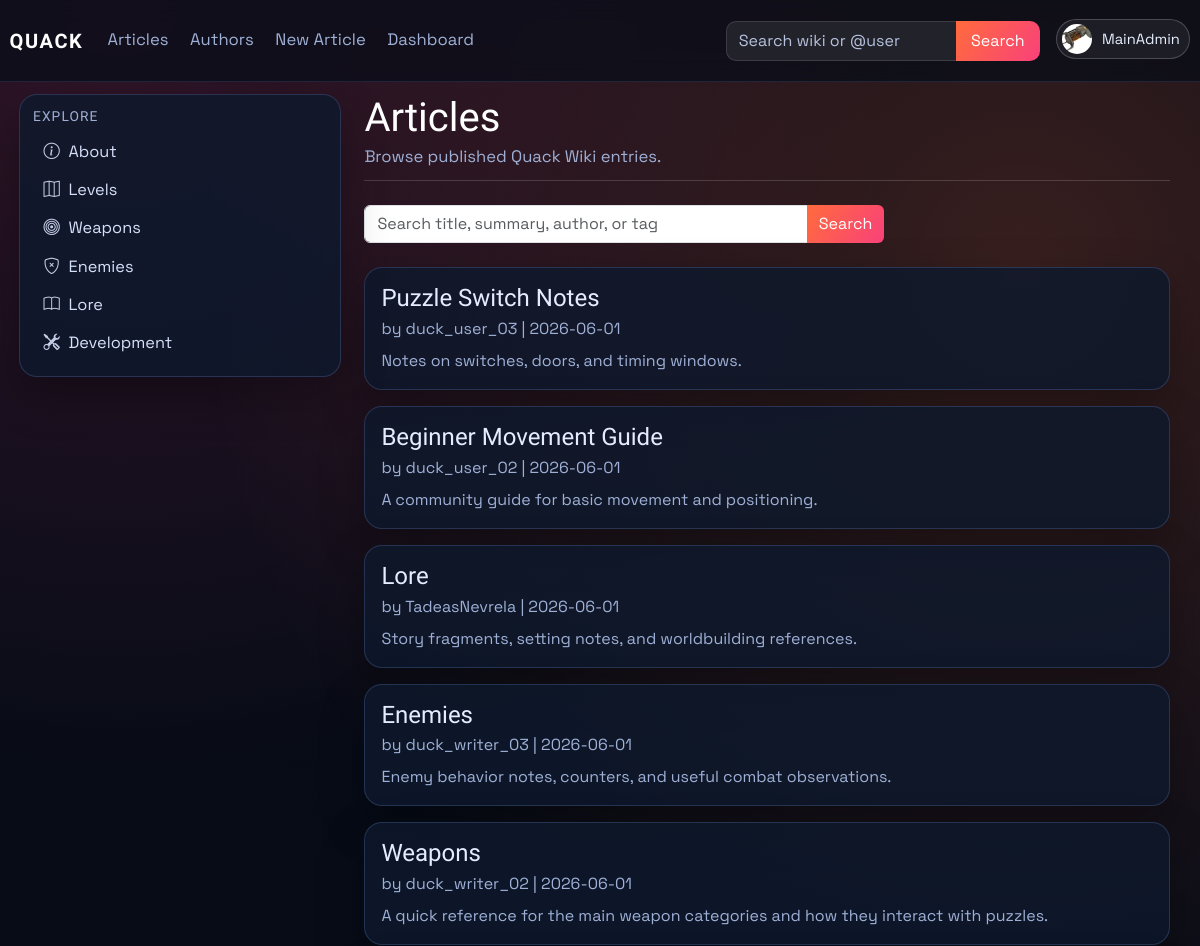
Page /articles (signed in, upper part) on the earlier database version.
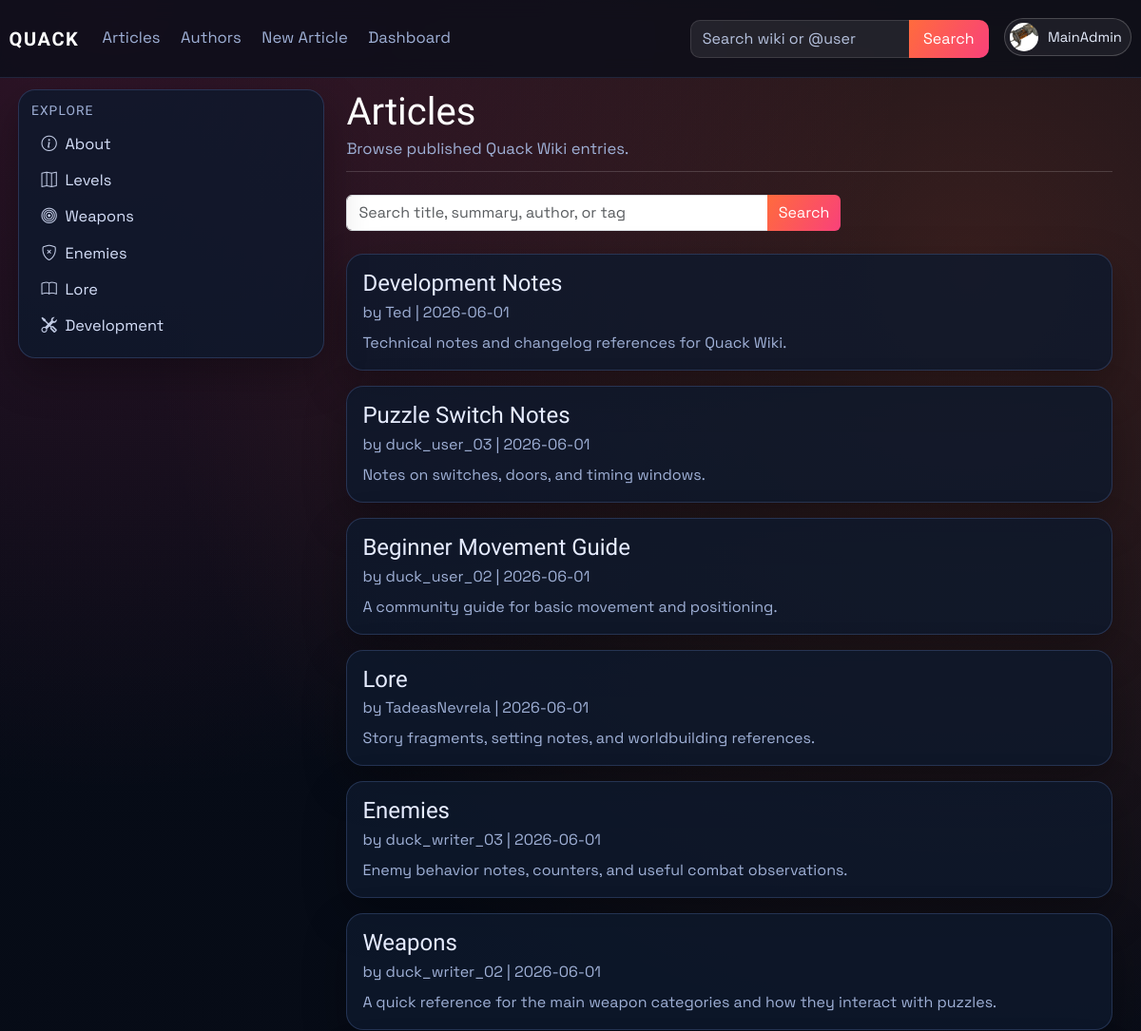
Same page on the later database version.
### models.py (models this page shows, shortened)
class Article(db.Model):
    id = db.Column(db.Integer, primary_key=True)
    title = db.Column(db.String(120), unique=True, nullable=False)
    author = db.Column(db.String(120), nullable=False)
    created_at = db.Column(db.DateTime, default=datetime.utcnow)
    image_url = db.Column(db.String(120), default='default.png')
    summary = db.Column(db.Text)
    content = db.Column(db.Text, nullable=False)
    infobox_data = db.Column(db.Text, nullable=True)
    tags = db.Column(db.JSON, default=list)
    status = db.Column(db.String(20), default='pending', nullable=False)
    approved_by = db.Column(db.String(120), nullable=True)
    approved_at = db.Column(db.DateTime, nullable=True)
    is_archived = db.Column(db.Boolean, default=False, nullable=False)
    archived_at = db.Column(db.DateTime, nullable=True)

class User(db.Model, UserMixin):
    id = db.Column(db.Integer, primary_key=True)
    username = db.Column(db.String(120), unique=True, nullable=False)
    email = db.Column(db.String(120), unique=True, nullable=False)
    password_hash = db.Column(db.String(128), nullable=False)
    profile_image_url = db.Column(db.String(120), nullable=True)
    public_display_name = db.Column(db.String(80), nullable=True)
    public_bio = db.Column(db.Text, nullable=True)
    created_at = db.Column(db.DateTime, default=datetime.utcnow)
    role = db.Column(db.String(30), default='user')
    is_archived = db.Column(db.Boolean, default=False, nullable=False)
    archived_at = db.Column(db.DateTime, nullable=True)

### main.py (the view)
@app.route('/articles')
def articles():
    search = (request.args.get('q') or '').strip()
    query = Article.query.filter(
        Article.is_archived.is_(False),
        func.lower(func.trim(Article.status)) == 'approved',
    )
    article_list = query.order_by(Article.created_at.desc()).all()
    article_list = [article_obj for article_obj in article_list if article_is_public(article_obj)]
    if search:
        article_list = [article_obj for article_obj in article_list if article_matches_search(article_obj, search)]
    article_links = {article.id: article_public_url(article) for article in article_list}
    author_users = active_users_by_username(article.author for article in article_list)
    return render_template(
        'articles.html',
        articles=article_list,
        search=search,
        article_links=article_links,
        author_users=author_users,
    )

### main.py (called while the page is built)
def get_site_settings():
    settings = SiteSettings.query.get(1)
    if not settings:
        settings = SiteSettings(id=1)
        db.session.add(settings)
        db.session.commit()
    return settings

@app.context_processor
def inject_site_settings():
    return {'site_settings': get_site_settings()}

@login_manager.user_loader
def load_user(user_id):
    user = User.query.get(int(user_id))
    if user and user.is_archived:
        return None
    return user

def article_public_url(article_obj: Article) -> str:
    if article_has_tag(article_obj, static_page_tag('about-us')):
        return url_for('about')
    return url_for('article', article_title=article_obj.title)

def normalize_identity(value: str) -> str:
    ascii_value = unicodedata.normalize('NFKD', value or '').encode('ascii', 'ignore').decode('ascii')
    return re.sub(r'[^a-z0-9]+', '', ascii_value.lower())

def article_is_public(article_obj: Article) -> bool:
    if not article_obj or article_obj.is_archived or article_obj.status != 'approved':
        return False
    return bool(find_user_for_article_author(article_obj.author))

def static_page_tag(page_key: str) -> str:
    return f"page:{page_key.strip().lower()}"

### templates/articles.html (shortened to what this page needs)
{% extends "_base.html" %}
{% block content %}
<div class="container-fluid px-0 article-wiki">
    <header class="article-header mb-4">
        <h1 class="article-title">Articles</h1>
        <p class="article-meta mb-0">Browse published Quack Wiki entries.</p>
    </header>
    <form method="GET" action="{{ url_for('articles') }}" class="mb-4" style="max-width: 520px;">
        <div class="input-group">
            <input class="form-control" type="search" name="q" value="{{ search }}" placeholder="Search title, summary, author, or tag">
            <button class="btn btn-brand" type="submit">Search</button>
        </div>
    </form>
    <section class="row g-3">
        {% for article in articles %}
        <div class="col-12">
            <article class="card p-3">
                <h4 class="mb-1"><a href="{{ article_links[article.id] }}">{{ article.title }}</a></h4>
                <p class="article-meta mb-2">
                    by
                    {% set author_user = author_users.get(article.author) %}
                    {% if author_user %}
                    <a href="{{ url_for('public_profile', username=author_user.username) }}">{{ author_user.public_display_name or author_user.username }}</a>
                    {% else %}
                    {{ article.author }}
                    {% endif %}
                    | {{ article.created_at.strftime('%Y-%m-%d') if article.created_at else "Unknown date" }}
                </p>
                <p class="mb-0">{{ article.summary or "No summary available." }}</p>
            </article>
        </div>
        {% else %}
        <div class="col-12">
            <div class="card p-4">
                <p class="mb-0 text-muted">No published articles found.</p>
            </div>
        </div>
        {% endfor %}
    </section>
</div>
{% endblock %}

### templates/partials/tag_link.html
{% macro tag_article_link(tag, label, icon='', class_name='') -%}
<a href="{{ url_for('about') if tag == 'about-us' else url_for('tagged_article', tag=tag) }}"{% if class_name %} class="{{ class_name }}"{% endif %}>
    {% if icon %}<i class="{{ icon }} sidebar-icon"></i>{% endif %}{{ label }}
</a>
{%- endmacro %}

### templates/partials/navbar.html (shortened to what this page needs)
{% from "partials/tag_link.html" import tag_article_link %}
<nav class="navbar navbar-expand-lg main-nav">
    <div class="container-fluid nav-wrap">
        <a class="navbar-brand brand-mark" href="{{ url_for('index') }}">QUACK</a>
        <div class="collapse navbar-collapse" id="navbarNav">
            <ul class="navbar-nav me-auto nav-links">
                <li class="nav-item"><a class="nav-link" href="{{ url_for('articles') }}">Articles</a></li>
                <li class="nav-item"><a class="nav-link" href="{{ url_for('authors') }}">Authors</a></li>
                <li class="nav-item"><a class="nav-link" href="{{ url_for('create_article') }}">New Article</a></li>
                {% if current_user.is_authenticated and current_user.role == "admin" %}
                <li class="nav-item"><a class="nav-link" href="{{ url_for('dashboard_users') }}">Dashboard</a></li>
                {% elif current_user.is_authenticated and current_user.role == "writer" %}
                <li class="nav-item"><a class="nav-link" href="{{ url_for('dashboard_articles') }}">Dashboard</a></li>
                {% endif %}
            </ul>
            <ul class="navbar-nav ms-auto align-items-lg-center nav-tools">
                <li class="nav-item nav-search-wrap">
                    <form class="nav-search" method="GET" action="{{ url_for('site_search') }}">
                        {% set nav_query = request.args.get('q', '') %}
                        {% if request.endpoint == 'authors' and request.args.get('all') == '1' and nav_query %}
                            {% set nav_query = '@' ~ nav_query %}
                        {% elif request.endpoint not in ['articles', 'authors'] %}
                            {% set nav_query = '' %}
                        {% endif %}
                        <input class="form-control" type="search" name="q" value="{{ nav_query }}" placeholder="Search wiki or @user">
                        <button class="btn btn-brand" type="submit">Search</button>
                    </form>
                </li>
                {% if current_user.is_authenticated %}
                <li class="nav-item dropdown ms-lg-3">
                    <a class="profile-trigger" href="#" role="button" data-bs-toggle="dropdown" aria-expanded="false">
                        {% if current_user.profile_image_url %}
                        <img class="profile-avatar profile-avatar-img" src="{{ url_for('static', filename='img/' ~ current_user.profile_image_url) }}" alt="{{ current_user.username }} profile picture">
                        {% else %}
                        <span class="profile-avatar">{{ current_user.username[0]|upper }}</span>
                        {% endif %}
                        <span class="profile-name">{{ current_user.username }}</span>
                    </a>
                </li>
                {% else %}
                <li class="nav-item ms-lg-3">
                    <a class="btn btn-outline-light nav-login-btn" href="{{ url_for('login') }}">Login</a>
                </li>
                {% endif %}
            </ul>
        </div>
    </div>
</nav>

Differences in the rows shown:
now on this page (row edited): Article: title "Development Notes", {{ author_user.public_display_name or author_user.username }} "Ted", created_at "2026-06-01", summary "Technical notes and changelog references for Quack Wiki."
